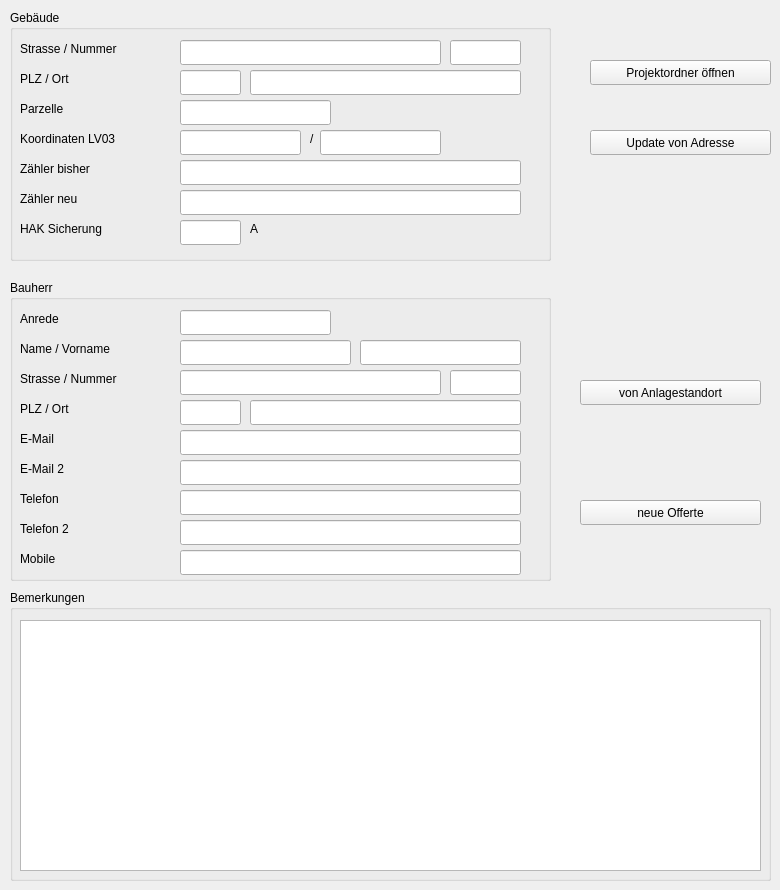
      <widget class="QWidget" name="tabWidgetPage1">
       <attribute name="title">
        <string>Stammdaten</string>
       </attribute>
       <widget class="QGroupBox" name="groupBox">
        <property name="geometry">
         <rect>
          <x>10</x>
          <y>10</y>
          <width>541</width>
          <height>251</height>
         </rect>
        </property>
        <property name="title">
         <string>Gebäude</string>
        </property>
        <widget class="QLineEdit" name="pvp_building_street">
         <property name="geometry">
          <rect>
           <x>170</x>
           <y>30</y>
           <width>261</width>
           <height>25</height>
          </rect>
         </property>
        </widget>
        <widget class="QLineEdit" name="pvp_building_streetNumber">
         <property name="geometry">
          <rect>
           <x>440</x>
           <y>30</y>
           <width>71</width>
           <height>25</height>
          </rect>
         </property>
        </widget>
        <widget class="QLabel" name="label">
         <property name="geometry">
          <rect>
           <x>10</x>
           <y>30</y>
           <width>141</width>
           <height>17</height>
          </rect>
         </property>
         <property name="text">
          <string>Strasse / Nummer</string>
         </property>
        </widget>
        <widget class="QLineEdit" name="pvp_building_zip">
         <property name="geometry">
          <rect>
           <x>170</x>
           <y>60</y>
           <width>61</width>
           <height>25</height>
          </rect>
         </property>
        </widget>
        <widget class="QLineEdit" name="pvp_building_city">
         <property name="geometry">
          <rect>
           <x>240</x>
           <y>60</y>
           <width>271</width>
           <height>25</height>
          </rect>
         </property>
        </widget>
        <widget class="QLabel" name="label_4">
         <property name="geometry">
          <rect>
           <x>10</x>
           <y>60</y>
           <width>141</width>
           <height>17</height>
          </rect>
         </property>
         <property name="text">
          <string>PLZ / Ort</string>
         </property>
        </widget>
        <widget class="QLabel" name="label_11">
         <property name="geometry">
          <rect>
           <x>10</x>
           <y>90</y>
           <width>141</width>
           <height>17</height>
          </rect>
         </property>
         <property name="text">
          <string>Parzelle</string>
         </property>
        </widget>
        <widget class="QLineEdit" name="pvp_building_plotNumber">
         <property name="geometry">
          <rect>
           <x>170</x>
           <y>90</y>
           <width>151</width>
           <height>25</height>
          </rect>
         </property>
        </widget>
        <widget class="QLabel" name="label_12">
         <property name="geometry">
          <rect>
           <x>10</x>
           <y>120</y>
           <width>141</width>
           <height>17</height>
          </rect>
         </property>
         <property name="text">
          <string>Koordinaten LV03</string>
         </property>
        </widget>
        <widget class="QLineEdit" name="pvp_building_swissGridX">
         <property name="geometry">
          <rect>
           <x>170</x>
           <y>120</y>
           <width>121</width>
           <height>25</height>
          </rect>
         </property>
        </widget>
        <widget class="QLineEdit" name="pvp_building_swissGridY">
         <property name="geometry">
          <rect>
           <x>310</x>
           <y>120</y>
           <width>121</width>
           <height>25</height>
          </rect>
         </property>
        </widget>
        <widget class="QLabel" name="label_20">
         <property name="geometry">
          <rect>
           <x>300</x>
           <y>120</y>
           <width>21</width>
           <height>17</height>
          </rect>
         </property>
         <property name="text">
          <string>/</string>
         </property>
        </widget>
        <widget class="QLineEdit" name="pvp_building_meterNumberOld">
         <property name="geometry">
          <rect>
           <x>170</x>
           <y>150</y>
           <width>341</width>
           <height>25</height>
          </rect>
         </property>
        </widget>
        <widget class="QLabel" name="label_13">
         <property name="geometry">
          <rect>
           <x>10</x>
           <y>150</y>
           <width>141</width>
           <height>17</height>
          </rect>
         </property>
         <property name="text">
          <string>Zähler bisher</string>
         </property>
        </widget>
        <widget class="QLabel" name="label_14">
         <property name="geometry">
          <rect>
           <x>10</x>
           <y>180</y>
           <width>141</width>
           <height>17</height>
          </rect>
         </property>
         <property name="text">
          <string>Zähler neu</string>
         </property>
        </widget>
        <widget class="QLineEdit" name="pvp_building_meterNumberNew">
         <property name="geometry">
          <rect>
           <x>170</x>
           <y>180</y>
           <width>341</width>
           <height>25</height>
          </rect>
         </property>
        </widget>
        <widget class="QLabel" name="label_15">
         <property name="geometry">
          <rect>
           <x>10</x>
           <y>210</y>
           <width>141</width>
           <height>17</height>
          </rect>
         </property>
         <property name="text">
          <string>HAK Sicherung</string>
         </property>
        </widget>
        <widget class="QLineEdit" name="pvp_building_mainFuseSize">
         <property name="geometry">
          <rect>
           <x>170</x>
           <y>210</y>
           <width>61</width>
           <height>25</height>
          </rect>
         </property>
        </widget>
        <widget class="QLabel" name="label_25">
         <property name="geometry">
          <rect>
           <x>240</x>
           <y>210</y>
           <width>21</width>
           <height>17</height>
          </rect>
         </property>
         <property name="text">
          <string>A</string>
         </property>
        </widget>
       </widget>
       <widget class="QGroupBox" name="groupBox_2">
        <property name="geometry">
         <rect>
          <x>10</x>
          <y>280</y>
          <width>541</width>
          <height>301</height>
         </rect>
        </property>
        <property name="title">
         <string>Bauherr</string>
        </property>
        <widget class="QLineEdit" name="pvp_owner_title">
         <property name="geometry">
          <rect>
           <x>170</x>
           <y>30</y>
           <width>151</width>
           <height>25</height>
          </rect>
         </property>
        </widget>
        <widget class="QLineEdit" name="pvp_owner_lastName">
         <property name="geometry">
          <rect>
           <x>170</x>
           <y>60</y>
           <width>171</width>
           <height>25</height>
          </rect>
         </property>
        </widget>
        <widget class="QLabel" name="label_2">
         <property name="geometry">
          <rect>
           <x>10</x>
           <y>30</y>
           <width>141</width>
           <height>17</height>
          </rect>
         </property>
         <property name="text">
          <string>Anrede</string>
         </property>
        </widget>
        <widget class="QLineEdit" name="pvp_owner_email">
         <property name="geometry">
          <rect>
           <x>170</x>
           <y>150</y>
           <width>341</width>
           <height>25</height>
          </rect>
         </property>
        </widget>
        <widget class="QLabel" name="label_5">
         <property name="geometry">
          <rect>
           <x>10</x>
           <y>150</y>
           <width>141</width>
           <height>17</height>
          </rect>
         </property>
         <property name="text">
          <string>E-Mail</string>
         </property>
        </widget>
        <widget class="QLabel" name="label_6">
         <property name="geometry">
          <rect>
           <x>10</x>
           <y>60</y>
           <width>141</width>
           <height>17</height>
          </rect>
         </property>
         <property name="text">
          <string>Name / Vorname</string>
         </property>
        </widget>
        <widget class="QLineEdit" name="pvp_owner_firstName">
         <property name="geometry">
          <rect>
           <x>350</x>
           <y>60</y>
           <width>161</width>
           <height>25</height>
          </rect>
         </property>
        </widget>
        <widget class="QLabel" name="label_3">
         <property name="geometry">
          <rect>
           <x>10</x>
           <y>90</y>
           <width>141</width>
           <height>17</height>
          </rect>
         </property>
         <property name="text">
          <string>Strasse / Nummer</string>
         </property>
        </widget>
        <widget class="QLineEdit" name="pvp_owner_zip">
         <property name="geometry">
          <rect>
           <x>170</x>
           <y>120</y>
           <width>61</width>
           <height>25</height>
          </rect>
         </property>
        </widget>
        <widget class="QLineEdit" name="pvp_owner_street">
         <property name="geometry">
          <rect>
           <x>170</x>
           <y>90</y>
           <width>261</width>
           <height>25</height>
          </rect>
         </property>
        </widget>
        <widget class="QLineEdit" name="pvp_owner_streetNumber">
         <property name="geometry">
          <rect>
           <x>440</x>
           <y>90</y>
           <width>71</width>
           <height>25</height>
          </rect>
         </property>
        </widget>
        <widget class="QLabel" name="label_7">
         <property name="geometry">
          <rect>
           <x>10</x>
           <y>120</y>
           <width>141</width>
           <height>17</height>
          </rect>
         </property>
         <property name="text">
          <string>PLZ / Ort</string>
         </property>
        </widget>
        <widget class="QLineEdit" name="pvp_owner_city">
         <property name="geometry">
          <rect>
           <x>240</x>
           <y>120</y>
           <width>271</width>
           <height>25</height>
          </rect>
         </property>
        </widget>
        <widget class="QLabel" name="label_8">
         <property name="geometry">
          <rect>
           <x>10</x>
           <y>210</y>
           <width>141</width>
           <height>17</height>
          </rect>
         </property>
         <property name="text">
          <string>Telefon</string>
         </property>
        </widget>
        <widget class="QLineEdit" name="pvp_owner_phone">
         <property name="geometry">
          <rect>
           <x>170</x>
           <y>210</y>
           <width>341</width>
           <height>25</height>
          </rect>
         </property>
        </widget>
        <widget class="QLabel" name="label_21">
         <property name="geometry">
          <rect>
           <x>10</x>
           <y>180</y>
           <width>141</width>
           <height>17</height>
          </rect>
         </property>
         <property name="text">
          <string>E-Mail 2</string>
         </property>
        </widget>
        <widget class="QLineEdit" name="pvp_owner_email2">
         <property name="geometry">
          <rect>
           <x>170</x>
           <y>180</y>
           <width>341</width>
           <height>25</height>
          </rect>
         </property>
        </widget>
        <widget class="QLabel" name="label_22">
         <property name="geometry">
          <rect>
           <x>10</x>
           <y>240</y>
           <width>141</width>
           <height>17</height>
          </rect>
         </property>
         <property name="text">
          <string>Telefon 2</string>
         </property>
        </widget>
        <widget class="QLineEdit" name="pvp_owner_phone2">
         <property name="geometry">
          <rect>
           <x>170</x>
           <y>240</y>
           <width>341</width>
           <height>25</height>
          </rect>
         </property>
        </widget>
        <widget class="QLabel" name="label_23">
         <property name="geometry">
          <rect>
           <x>10</x>
           <y>270</y>
           <width>141</width>
           <height>17</height>
          </rect>
         </property>
         <property name="text">
          <string>Mobile</string>
         </property>
        </widget>
        <widget class="QLineEdit" name="pvp_owner_mobile">
         <property name="geometry">
          <rect>
           <x>170</x>
           <y>270</y>
           <width>341</width>
           <height>25</height>
          </rect>
         </property>
        </widget>
       </widget>
       <widget class="QGroupBox" name="groupBox_6">
        <property name="geometry">
         <rect>
          <x>10</x>
          <y>590</y>
          <width>761</width>
          <height>291</height>
         </rect>
        </property>
        <property name="title">
         <string>Bemerkungen</string>
        </property>
        <widget class="QPlainTextEdit" name="pvp_comment">
         <property name="geometry">
          <rect>
           <x>10</x>
           <y>30</y>
           <width>741</width>
           <height>251</height>
          </rect>
         </property>
        </widget>
       </widget>
       <widget class="QPushButton" name="openProjectFolder">
        <property name="geometry">
         <rect>
          <x>590</x>
          <y>60</y>
          <width>181</width>
          <height>25</height>
         </rect>
        </property>
        <property name="text">
         <string>Projektordner öffnen</string>
        </property>
       </widget>
       <widget class="QPushButton" name="copyClientAddressFromBuilding">
        <property name="geometry">
         <rect>
          <x>580</x>
          <y>380</y>
          <width>181</width>
          <height>25</height>
         </rect>
        </property>
        <property name="text">
         <string>von Anlagestandort</string>
        </property>
       </widget>
       <widget class="QPushButton" name="updateFromAddress">
        <property name="geometry">
         <rect>
          <x>590</x>
          <y>130</y>
          <width>181</width>
          <height>25</height>
         </rect>
        </property>
        <property name="text">
         <string>Update von Adresse</string>
        </property>
       </widget>
       <widget class="QPushButton" name="createQuote">
        <property name="geometry">
         <rect>
          <x>580</x>
          <y>500</y>
          <width>181</width>
          <height>25</height>
         </rect>
        </property>
        <property name="text">
         <string>neue Offerte</string>
        </property>
       </widget>
      </widget>
